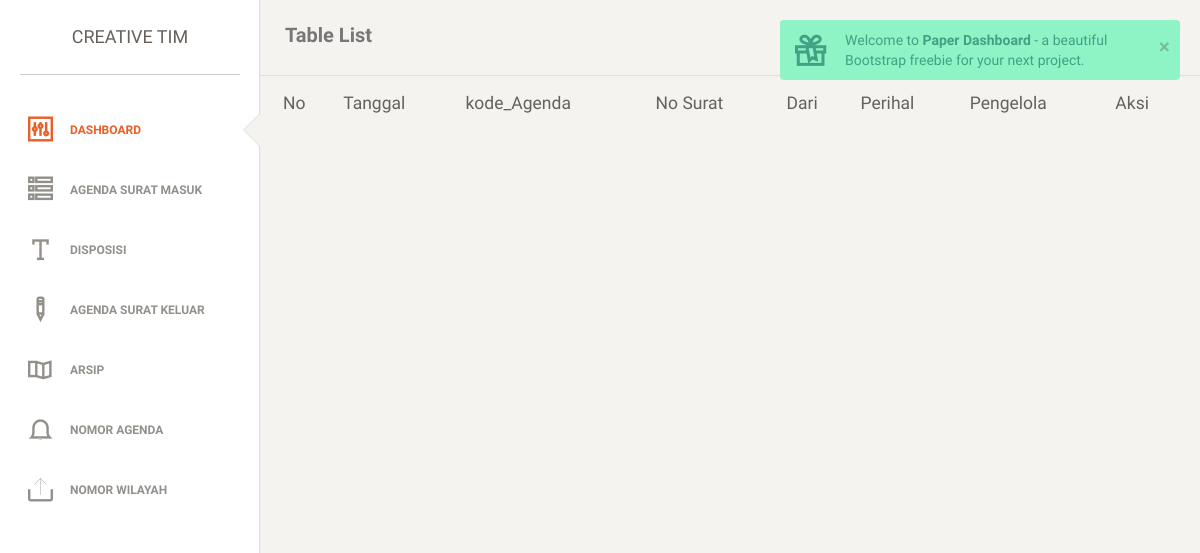
The page /index.php/welcome/desposisi on the database as committed earlier.
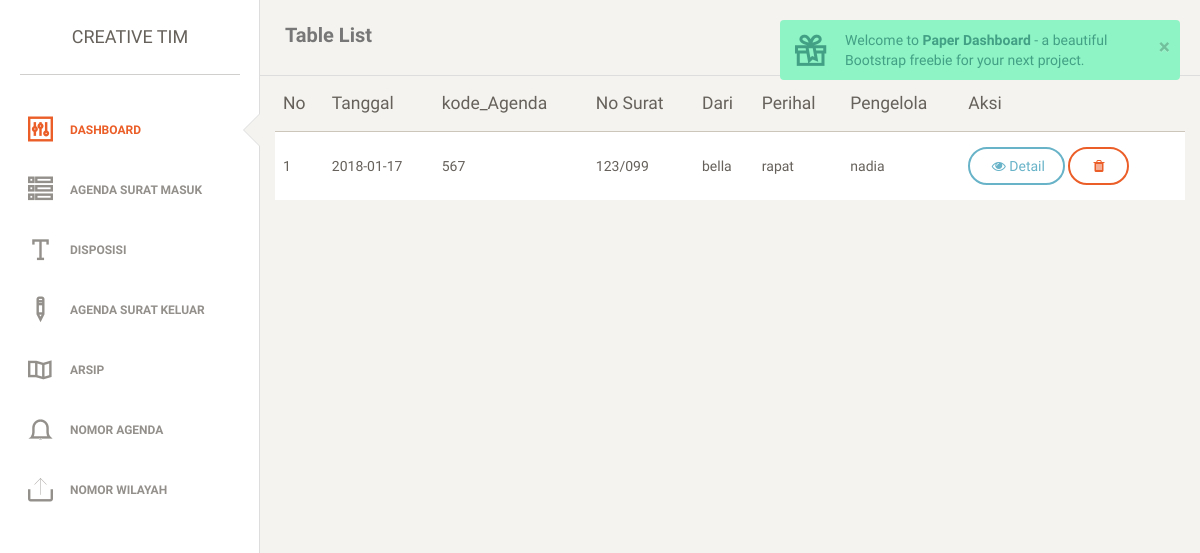
The same page on the database as committed later.
### tables this page shows
CREATE TABLE `surat_masuk` (
  `id_masuk` int(11) NOT NULL,
  `tgl_surat` date NOT NULL,
  `kode_agenda` varchar(11) NOT NULL,
  `no_surat` varchar(11) NOT NULL,
  `dari` varchar(200) NOT NULL,
  `perihal` varchar(200) NOT NULL,
  `pengelola` varchar(200) NOT NULL
);

### application/controllers/Welcome.php (called while the page is built, shortened)
<?php
class Welcome extends CI_Controller {
	public function __construct()
	{
		$this->load->helper('url');
		$this->load->model('masuk');
	}
	public function desposisi()
	{
		$data['ms'] = $this->masuk->tabmasuk('surat_masuk');
		$this->load->view('super-admin/desposisi',$data);
	}
}

### index.php (called while the page is built, shortened)
<?php
require_once BASEPATH.'core/CodeIgniter.php';

### application/models/masuk.php (called while the page is built, shortened)
<?php
class Masuk extends CI_Model {
 public function tabmasuk($table)
 {
 	$query = $this->db->get('surat_masuk')->result();
 	return $query;
 }
}

### application/views/super-admin/desposisi.php (the view, shortened to what this page needs)
<!doctype html>
<html lang="en">
<head>
    <?php include 'css.php'; ?>
</head>
<body>
<div class="wrapper">
    <?php include 'sidebar.php'; ?>
    <div class="main-panel">
    <?php include 'navigasi.php'; ?>
    <div class="container-fluid">
        <table class="table table-striped">
                                    <thead>
                                        <th>No</th>
                                        <th>Tanggal</th>
                                        <th>kode_Agenda</th>
                                        <th>No Surat</th>
                                        <th>Dari</th>
                                        <th>Perihal</th>
                                        <th>Pengelola</th>
                                        <th>Aksi</th>
                                    </thead>
                                    <tbody>
                                        <?php
                                            $no = 1;
                                            foreach ($ms as $u) {
                                         ?>
                                         <tr>
                                            <td><?php echo $no++; ?></td>
                                            <td><?php echo $u->tgl_surat; ?></td>
                                            <td><?php echo $u->kode_agenda; ?></td>
                                            <td><?php echo $u->no_surat; ?></td>
                                            <td><?php echo $u->dari; ?></td>
                                            <td><?php echo $u->perihal; ?></td>
                                            <td><?php echo $u->pengelola; ?></td>
                                            <td>
                                                <a href="<?php echo base_url('index.php/Welcome/detail/').$u->id_masuk; ?>" class="btn btn-info">
                                                    <i class="fa fa-eye"></i>Detail</a>
                                                <a href="<?php echo base_url('index.php/Welcome/deldespos/').$u->id_masuk;; ?>" class="btn btn-danger">
                                                    <i class="fa fa-trash"></i></a>
                                            </td>
                                             <?php } ?>
                                         </tr>
                                    </tbody>
                                </table>
    </div>
    </div>
    </div>
</body>
</html>

Rows that differ between the two databases and show on the page:
added surat_masuk: tgl_surat "2018-01-17", kode_agenda "567", no_surat "123/099", dari "bella", perihal "rapat", pengelola "nadia"
